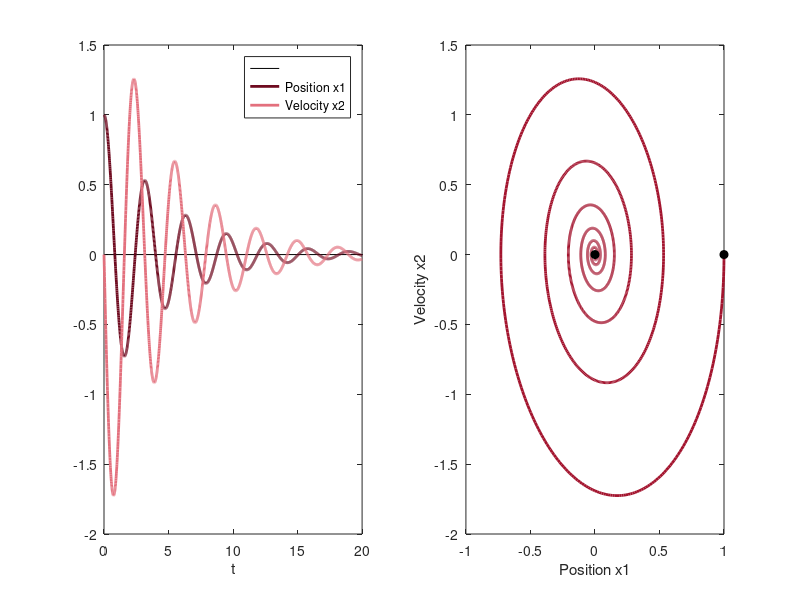

Write the MATLAB code that produced this figure.
% Fig. 4.6: Damped oscillator (book, Section 4.1, Eq. 4.5 and 4.6)
% m x'' + mu x' + k x = 0 as the system dx1/dt = x2, dx2/dt = -(k x1 + mu x2)/m  with m = 1, mu = 0.4, k = 4, x1(0) = 1, x2(0) = 0
% (c) 2026 Philipp Kügler · Program for the book "Dynamical Systems in the Life Sciences" · MIT License (see LICENSE)
m = 1; mu = 0.4; k = 4;
f = @(t, z) [z(2); -(k * z(1) + mu * z(2)) / m];
opt = odeset('RelTol', 1e-9, 'AbsTol', 1e-11);
[t, z] = ode45(f, linspace(0, 20, 2001), [1; 0], opt);
x1 = z(:, 1); x2 = z(:, 2);
for tt = [5 10 20]
    i = find(t >= tt - 1e-9, 1);
    fprintf('t = %2d: x1 = %7.4f,  x2 = %7.4f\n', tt, x1(i), x2(i));
end
subplot(1, 2, 1);
plot([0 20], [0 0], 'k'); hold on
plot(t, x1, 'Color', [0.43 0.04 0.12], 'LineWidth', 2);
plot(t, x2, 'Color', [0.89 0.44 0.49], 'LineWidth', 2); hold off
xlabel('t'); legend('', 'Position x1', 'Velocity x2');
subplot(1, 2, 2);
plot(x1, x2, 'Color', [0.64 0.08 0.18], 'LineWidth', 2); hold on
plot([1 0], [0 0], 'ko', 'MarkerFaceColor', 'k'); hold off
xlabel('Position x1'); ylabel('Velocity x2');
